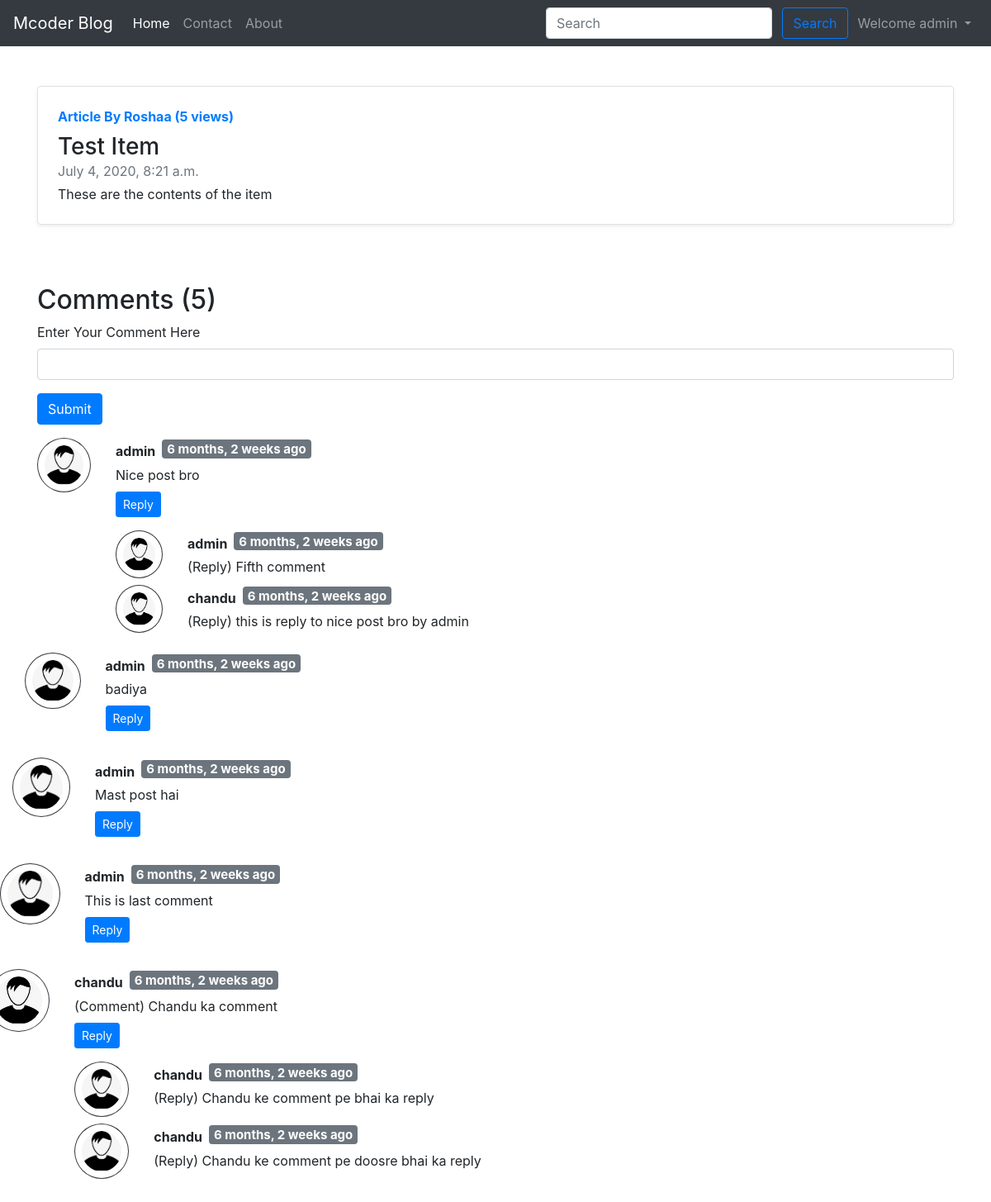
Screenshot of /blog/first-item (signed in) with the database file from the repository.
### blog/models.py (models this page shows, shortened)
class Post(models.Model):
    sno = models.AutoField(primary_key=True)
    title = models.CharField(max_length=100,default='')
    content = models.TextField(default='')
    author = models.CharField(max_length=50, default='')
    slug = models.CharField(max_length=100, default='')
    views = models.IntegerField(default=0)
    timestamp = models.DateTimeField(blank=True)

class BlogComment(models.Model):
    sno = models.AutoField(primary_key=True)
    comment = models.TextField()
    user = models.ForeignKey(User,on_delete=models.CASCADE)
    post = models.ForeignKey(Post, on_delete=models.CASCADE)
    parent = models.ForeignKey('self', on_delete=models.CASCADE,null=True)
    timestamp = models.DateTimeField(default=now)
    def __str__(self):
        return self.comment[0:10] + '....  by ' +  self.user.username

### blog/views.py (the view)
# urls.py: path('<str:slug>', views.blogpost),
def blogpost(request,slug):
    post = Post.objects.filter(slug=slug).first()
    post.views = post.views + 1
    post.save()
    comments = BlogComment.objects.filter(post=post,parent=None)
    replies = BlogComment.objects.filter(post=post).exclude(parent=None)
    replyDict = {}
    for reply in replies:
        if reply.parent.sno not in replyDict.keys():
            replyDict[reply.parent.sno] = [reply]
        else:
            replyDict[reply.parent.sno].append(reply)
    params = { 'post' : post, 'comments' : comments, 'user' : request.user, 'replyDict' : replyDict }
    return render(request, "blog/blogpost.html",params)

### blog/templatetags/customfilters.py (called while the page is built)
@register.filter(name='getReplyListFromReplyDict')
def getReplyListFromReplyDict(replyDict,comment_sno):
    return replyDict.get(comment_sno)

### templates/blog/blogpost.html (shortened to what this page needs)
{% extends 'blog/basic.html' %}
{% block body %}
{% load static %}
{% load humanize %}
{% load customfilters %}
<div class="container">
    <div class="row">
        <div class="col-md-12 my-5">
            <div class="row no-gutters border rounded overflow-hidden flex-md-row mb-4 shadow-sm h-md-250 position-relative">
                <div class="col p-4 d-flex flex-column position-static">
                    <strong class="d-inline-block mb-2 text-primary">Article By {{ post.author }} ({{ post.views }} views)</strong>
                    <h3 class="mb-0">{{ post.title }}</h3>
                    <div class="mb-1 text-muted">{{ post.timestamp }}</div>
                    <p class="card-text mb-auto">{{ post.content|safe }}</p>
                </div>
            </div>
        </div>
    </div>
    <h2>Comments ({{ comments.count }})</h2>
    <div class="my-2">
        {% if user.is_authenticated %}
        <form method="post" action="/blog/postcomment/">
            <div class="form-group">
                <label for="comment">Enter Your Comment Here</label>
                <input type="text" class="form-control" id="comment" name="comment">
            </div>
            <button type="submit" class="btn btn-primary">Submit</button>
        </form>
        {% else %}
        <p>
            <h5>Please login to post a comment</h5>
        </p>
        {% endif %}
    </div>
    {% for comment in comments %}
    <div class="row my-3">
        <div class="col-md-1">
            <img class="w-100 p-2 rounded-circle border border-dark" src="{% static '/images/user.jpg' %}">
        </div>
        <div class="col-md-11">
            <div class="form-inline">
                <b>{{ comment.user.username }} </b>
                <h5><span class="badge badge-secondary mx-2">{{ comment.timestamp|naturaltime }}</span></h5>
            </div>
            <div>
                {{ comment.comment }}
            </div>
        <div class="my-2 reply">
        {% if user.is_authenticated %}
          <p>
            <a class="btn btn-primary btn-sm" data-toggle="collapse" href="#replyBox{{ comment.sno }}" role="button" aria-expanded="false" aria-controls="replyBox{{ comment.sno }}">
              Reply
            </a>
          </p>
          {% else %}
          <p>
            <button class="btn btn-primary btn-sm" data-toggle="collapse" aria-expanded="false" disabled >
              Login to Reply
            </button>
          </p>
          {% endif %}
          <div class="my-2">
            {% for reply in replyDict|getReplyListFromReplyDict:comment.sno  %}
            <div class="row my-2">
                <div class="col-md-1">
                    <img class="w-100 p-2 rounded-circle border border-dark" src="{% static '/images/user.jpg' %}">
                </div>
                <div class="col-md-11">
                      <div class="form-inline">
                          <b>{{ reply.user.username }} </b>
                          <h5><span class="badge badge-secondary mx-2">{{ reply.timestamp|naturaltime }}</span></h5>
                      </div>
                      <div>
                          {{ reply.comment }}
                      </div>
                </div>
            </div>
            {% endfor %}
      </div>
        </div>
    </div>
    {% endfor %}
</div>
{% endblock body %}
{% block activeHome %}
active
{% endblock %}

### templates/blog/basic.html (shortened to what this page needs)
<!doctype html>
<html lang="en">
  <head>
    <link rel="stylesheet" href="https://stackpath.bootstrapcdn.com/bootstrap/4.5.0/css/bootstrap.min.css">
  </head>
  <body>
<nav class="navbar navbar-expand-lg navbar-dark bg-dark">
  <a class="navbar-brand" href="/blog/">Mcoder Blog</a>
  <div class="collapse navbar-collapse" id="navbarSupportedContent">
    <ul class="navbar-nav mr-auto">
      <li class="nav-item {% block activeHome %} {% endblock %}">
        <a class="nav-link" href="/blog/">Home <span class="sr-only">(current)</span></a>
      </li>
      <li class="nav-item {% block activeContact %} {% endblock %}">
        <a class="nav-link" href="/contact">Contact</a>
      </li>
      <li class="nav-item {% block activeAbout %} {% endblock %}">
        <a class="nav-link" href="/about">About</a>
      </li>
    </ul>
<div class="form-inline">
    <form class="my-2 my-lg-0 mx-1" method="post" action="/search/">
      <input class="form-control mr-sm-2" type="search" placeholder="Search" aria-label="Search" name="search" id="search">
      <button class="btn btn-outline-primary my-2 my-sm-0" type="submit">Search</button>
    </form>
{% if user.is_authenticated %}
<div class="collapse navbar-collapse">
    <ul class="navbar-nav ml-auto">
<li class="nav-item dropdown">
        <a class="nav-link dropdown-toggle" href="#" id="navbarDropdown" role="button" data-toggle="dropdown" aria-haspopup="true" aria-expanded="false">
         Welcome {{ user }}
        </a>
      </li>
</ul>
</div>
{% endif %}
</div>
  </div>
</nav>
{% block body %}
{% endblock body %}
  </body>
</html>

### rows the page displays
Post: author "Roshaa", views "5", title "Test Item", timestamp "July 4, 2020, 8:21 a.m.", content "These are the contents of the item"
BlogComment: user.username "admin", timestamp "6 months, 2 weeks ago", comment "Nice post bro"
BlogComment: user.username "admin", timestamp "6 months, 2 weeks ago", comment "(Reply) Fifth comment"
BlogComment: user.username "chandu", timestamp "6 months, 2 weeks ago", comment "(Reply) this is reply to nice post bro by admin"
BlogComment: user.username "admin", timestamp "6 months, 2 weeks ago", comment "badiya"
BlogComment: user.username "admin", timestamp "6 months, 2 weeks ago", comment "Mast post hai"
BlogComment: user.username "admin", timestamp "6 months, 2 weeks ago", comment "This is last comment"
BlogComment: user.username "chandu", timestamp "6 months, 2 weeks ago", comment "(Comment) Chandu ka comment"
BlogComment: user.username "chandu", timestamp "6 months, 2 weeks ago", comment "(Reply) Chandu ke comment pe bhai ka reply"
BlogComment: user.username "chandu", timestamp "6 months, 2 weeks ago", comment "(Reply) Chandu ke comment pe doosre bhai ka reply"

### other values shown
{{ user }} "admin"
{{ comments.count }} "5"
